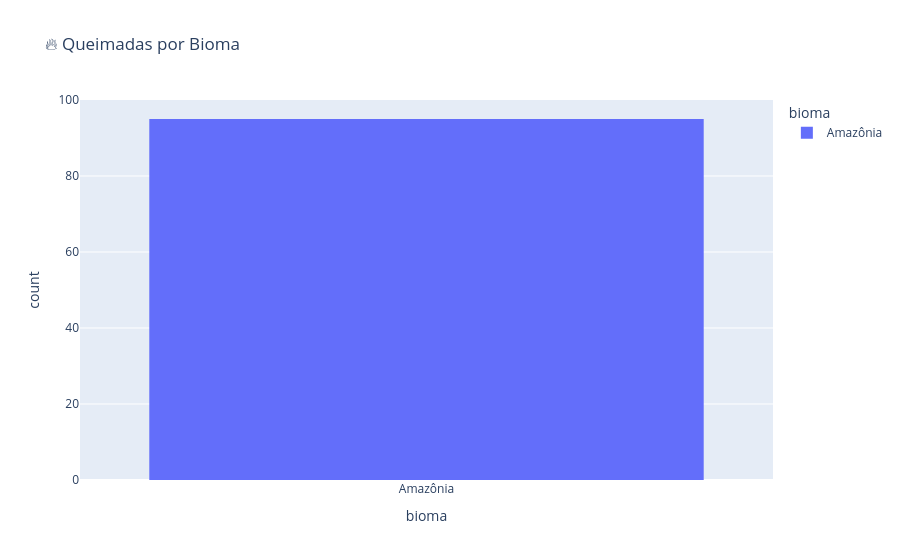

Notebook source saved alongside this figure:
### Markdown cell above
# 📊 Dashboard — Queimadas por bioma

### Code cell
# ============================================================
# 📊 DASHBOARD BIOMAS
# ============================================================

if coluna_bioma:

    fig = px.histogram(
        df,
        x=coluna_bioma,
        color=coluna_bioma,
        title="🔥 Queimadas por Bioma"
    )

    fig.show()

### Figure 1 — Plotly figure (JSON) as saved in the notebook; plotly's stock layout.template omitted (floating-point values rounded to 4 significant figures)
{"data": [{"bingroup": "x", "hovertemplate": "bioma=%{x}<br>count=%{y}<extra></extra>", "legendgroup": "Amazônia", "marker": {"color": "#636efa", "pattern": {"shape": ""}}, "name": "Amazônia", "orientation": "v", "showlegend": true, "type": "histogram", "x": ["Amazônia", "Amazônia", "Amazônia", "Amazônia", "Amazônia", "Amazônia", "Amazônia", "Amazônia", "Amazônia", "Amazônia", "Amazônia", "Amazônia", "Amazônia", "Amazônia", "Amazônia", "Amazônia", "Amazônia", "Amazônia", "Amazônia", "Amazônia", "Amazônia", "Amazônia", "Amazônia", "Amazônia", "Amazônia", "Amazônia", "Amazônia", "Amazônia", "Amazônia", "Amazônia", "Amazônia", "Amazônia", "Amazônia", "Amazônia", "Amazônia", "Amazônia", "Amazônia", "Amazônia", "Amazônia", "Amazônia", "Amazônia", "Amazônia", "Amazônia", "Amazônia", "Amazônia", "Amazônia", "Amazônia", "Amazônia", "Amazônia", "Amazônia", "Amazônia", "Amazônia", "Amazônia", "Amazônia", "Amazônia", "Amazônia", "Amazônia", "Amazônia", "Amazônia", "Amazônia", "Amazônia", "Amazônia", "Amazônia", "Amazônia", "Amazônia", "Amazônia", "Amazônia", "Amazônia", "Amazônia", "Amazônia", "Amazônia", "Amazônia", "Amazônia", "Amazônia", "Amazônia", "Amazônia", "Amazônia", "Amazônia", "Amazônia", "Amazônia", "Amazônia", "Amazônia", "Amazônia", "Amazônia", "Amazônia", "Amazônia", "Amazônia", "Amazônia", "Amazônia", "Amazônia", "Amazônia", "Amazônia", "Amazônia", "Amazônia", "Amazônia"], "xaxis": "x", "yaxis": "y"}], "layout": {"barmode": "relative", "legend": {"title": {"text": "bioma"}, "tracegroupgap": 0}, "title": {"text": "🔥 Queimadas por Bioma"}, "xaxis": {"anchor": "y", "categoryarray": ["Amazônia"], "categoryorder": "array", "domain": [0, 1], "title": {"text": "bioma"}}, "yaxis": {"anchor": "x", "domain": [0, 1], "title": {"text": "count"}}}}
